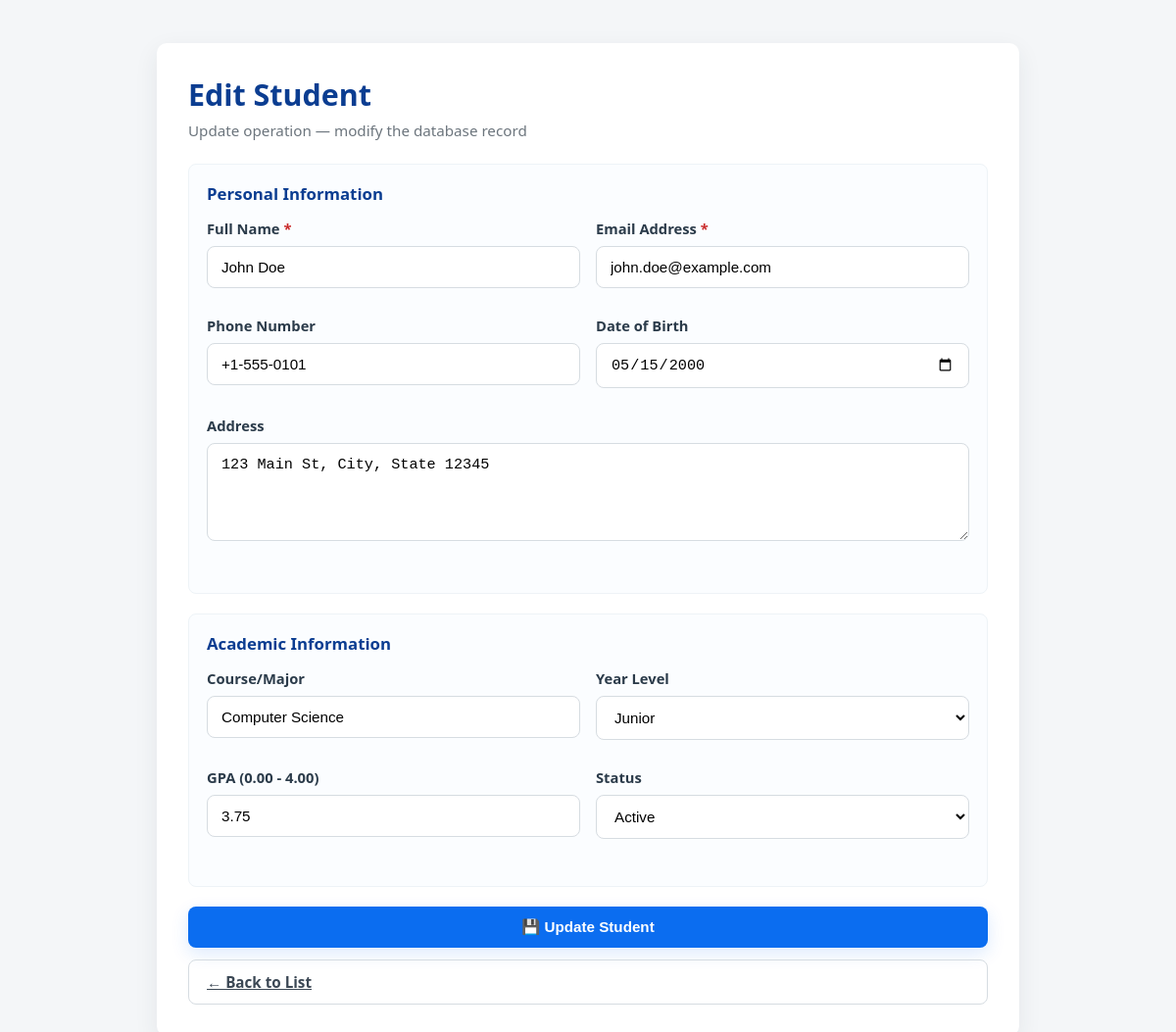
The page /edit.php?id=1 on the database its author committed.
### tables this page shows
CREATE TABLE IF NOT EXISTS students (
    id INT AUTO_INCREMENT PRIMARY KEY,
    name VARCHAR(100) NOT NULL,
    email VARCHAR(100) NOT NULL UNIQUE,
    phone VARCHAR(20),
    birthdate DATE,
    address TEXT,
    course VARCHAR(100),
    year_level ENUM('Freshman', 'Sophomore', 'Junior', 'Senior', 'Graduate') DEFAULT 'Freshman',
    gpa DECIMAL(3,2),
    status ENUM('Active', 'Inactive', 'Graduated', 'Suspended') DEFAULT 'Active',
    created_at TIMESTAMP DEFAULT CURRENT_TIMESTAMP,
    updated_at TIMESTAMP DEFAULT CURRENT_TIMESTAMP ON UPDATE CURRENT_TIMESTAMP
);

### edit.php (the view, shortened to what this page needs)
<?php
$student_id = isset($_GET['id']) ? intval($_GET['id']) : 0;
$conn = getDBConnection();
$stmt = $conn->prepare("SELECT id, name, email, phone, birthdate, address, course, year_level, gpa, status
                        FROM students WHERE id = ?");
$stmt->bind_param("i", $student_id);
$stmt->execute();
$result = $stmt->get_result();
$student = $result->fetch_assoc();
?>
<!DOCTYPE html>
<html lang="en">
<head>
</head>
<body>
    <div class="container">
    <h1>Edit Student</h1>
    <p class="subtitle">Update operation — modify the database record</p>
        <form method="POST" action="edit.php?id=<?php echo $student_id; ?>">
            <div class="form-section">
                <h3>Personal Information</h3>
                <div class="form-grid">
                    <div class="form-group">
                        <label for="name">Full Name <span class="required">*</span></label>
                        <input type="text"
                               id="name"
                               name="name"
                               value="<?php echo htmlspecialchars($student['name']); ?>"
                               required
                               maxlength="100"
                               placeholder="Enter full name">
                    </div>
                    <div class="form-group">
                        <label for="email">Email Address <span class="required">*</span></label>
                        <input type="email"
                               id="email"
                               name="email"
                               value="<?php echo htmlspecialchars($student['email']); ?>"
                               required
                               maxlength="100"
                               placeholder="student@example.com">
                    </div>
                    <div class="form-group">
                        <label for="phone">Phone Number</label>
                        <input type="tel"
                               id="phone"
                               name="phone"
                               value="<?php echo htmlspecialchars($student['phone'] ?? ''); ?>"
                               maxlength="20"
                               placeholder="+1-555-0123">
                    </div>
                    <div class="form-group">
                        <label for="birthdate">Date of Birth</label>
                        <input type="date"
                               id="birthdate"
                               name="birthdate"
                               value="<?php echo htmlspecialchars($student['birthdate'] ?? ''); ?>">
                    </div>
                    <div class="form-group full-width">
                        <label for="address">Address</label>
                        <textarea id="address"
                                  name="address"
                                  placeholder="Enter full address"
                                  maxlength="500"><?php echo htmlspecialchars($student['address'] ?? ''); ?></textarea>
                    </div>
                </div>
            </div>
            <div class="form-section">
                <h3>Academic Information</h3>
                <div class="form-grid">
                    <div class="form-group">
                        <label for="course">Course/Major</label>
                        <input type="text"
                               id="course"
                               name="course"
                               value="<?php echo htmlspecialchars($student['course'] ?? ''); ?>"
                               maxlength="100"
                               placeholder="e.g., Computer Science">
                    </div>
                    <div class="form-group">
                        <label for="year_level">Year Level</label>
                        <select id="year_level" name="year_level">
                            <option value="Junior" <?php echo ($student['year_level'] ?? '') === 'Junior' ? 'selected' : ''; ?>>Junior</option>
                        </select>
                    </div>
                    <div class="form-group">
                        <label for="gpa">GPA (0.00 - 4.00)</label>
                        <input type="number"
                               id="gpa"
                               name="gpa"
                               value="<?php echo $student['gpa'] ? htmlspecialchars($student['gpa']) : ''; ?>"
                               min="0"
                               max="4"
                               step="0.01"
                               placeholder="3.75">
                    </div>
                    <div class="form-group">
                        <label for="status">Status</label>
                        <select id="status" name="status">
                            <option value="Active" <?php echo ($student['status'] ?? '') === 'Active' ? 'selected' : ''; ?>>Active</option>
                        </select>
                    </div>
                </div>
            </div>
            <button type="submit" class="btn">💾 Update Student</button>
            <a href="index.php" class="btn btn-secondary">← Back to List</a>
        </form>
    </div>
</body>
</html>

### edit.php (style rules this page uses)
* { box-sizing: border-box; margin: 0; padding: 0; }
body { font-family: 'Segoe UI', Tahoma, Geneva, Verdana, sans-serif; background: #f4f6f8; color: #223; padding: 20px; min-height: 100vh; }
.container { max-width: 880px; margin: 24px auto; background: #ffffff; border-radius: 10px; box-shadow: 0 8px 24px rgba(35,46,60,0.08); padding: 32px; }
h1 { color: #0b3d91; margin-bottom: 6px; text-align: left; font-size: 1.9rem; font-weight: 700; }
.subtitle { color: #6c757d; margin-bottom: 24px; font-size: 0.95rem; }
.form-grid { display: grid; grid-template-columns: repeat(2, 1fr); gap: 16px; margin-bottom: 18px; }
.form-group { margin-bottom: 12px; }
.form-group.full-width { grid-column: 1 / -1; }
label { display:block; margin-bottom:8px; color:#2b3b4a; font-weight:600; font-size:0.92rem; }
input[type="text"], input[type="email"], input[type="tel"], input[type="date"], input[type="number"], select, textarea { width:100%; padding:12px 14px; font-size:0.95rem; border:1px solid #d6dce1; border-radius:8px; background:#fff; transition: box-shadow .18s ease, border-color .18s ease; }
textarea { min-height:100px; resize:vertical; }
.required { color:#c92a2a; }
.form-section { margin-bottom: 20px; padding:18px; background:#fbfdff; border-radius:8px; border:1px solid #eef3f7; }
.form-section h3 { color:#0b3d91; margin-bottom:14px; font-size:1.05rem; font-weight:700; }
.btn { display:inline-block; padding:12px 18px; border-radius:8px; font-weight:700; font-size:0.95rem; cursor:pointer; width:100%; border: none; }
.btn { background: #0b6df0; color:#fff; box-shadow: 0 6px 18px rgba(11,109,240,0.14); }
.btn-secondary { background: transparent; color: #3b4754; border: 1px solid #d6dce1; margin-top:12px; box-shadow:none; }

### rows shown on the page
students: name "John Doe", email "john.doe@example.com", phone "+1-555-0101", birthdate "05/15/2000", address "123 Main St, City, State 12345", course "Computer Science", year_level "Junior", gpa "3.75", status "Active"
